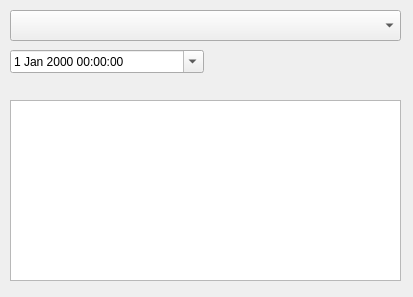
<?xml version="1.0" encoding="UTF-8"?>
<ui version="4.0">
 <class>Form</class>
 <widget class="QWidget" name="Form">
  <property name="geometry">
   <rect>
    <x>0</x>
    <y>0</y>
    <width>413</width>
    <height>297</height>
   </rect>
  </property>
  <property name="windowTitle">
   <string>Form</string>
  </property>
  <widget class="QTableWidget" name="tableWidget">
   <property name="geometry">
    <rect>
     <x>10</x>
     <y>100</y>
     <width>391</width>
     <height>181</height>
    </rect>
   </property>
  </widget>
  <widget class="QComboBox" name="comboBox">
   <property name="geometry">
    <rect>
     <x>10</x>
     <y>10</y>
     <width>391</width>
     <height>31</height>
    </rect>
   </property>
  </widget>
  <widget class="QDateTimeEdit" name="dateTimeEdit">
   <property name="geometry">
    <rect>
     <x>10</x>
     <y>50</y>
     <width>194</width>
     <height>23</height>
    </rect>
   </property>
   <property name="calendarPopup">
    <bool>true</bool>
   </property>
  </widget>
  <action name="actionAction1">
   <property name="text">
    <string>Action1</string>
   </property>
  </action>
 </widget>
 <resources/>
 <connections/>
</ui>
